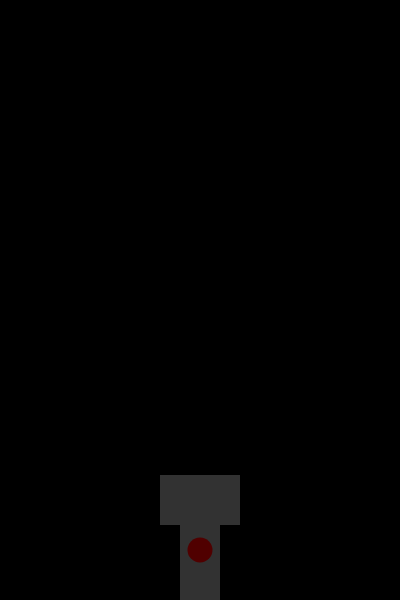
Frame 1 (no input)
Frame 60 (no input): identical to frame 1, image omitted
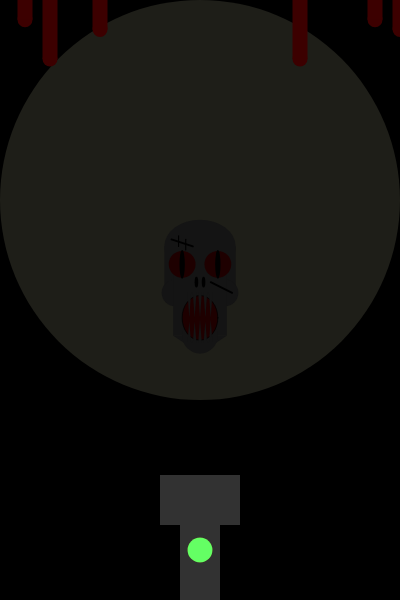
Frame 120 (the mouse pressed at the canvas centre since frame 60)

The p5.js sketch that drew these frames (run headless with seeded random() and noise() and a simulated clock; from frame 60 on, the mouse is pressed at the canvas centre):

// p5.js sketch
// ── sketch.js
let y = 0
let s = 0
function setup() {
  createCanvas(400, 600);
  
}

function draw() {
  background(0);
  noStroke()
  fill(50);
  rectMode(CENTER);
  rect(200,550,40,100);
  rect(200,500,80,50);
  fill(80,0,0);
  circle(200,550,25);
  function blood(x,y){
    noStroke();
    fill(60,0,0);
    circle(x,y,15);
    rect(x,0,15,y*2);
  }
  if (mouseIsPressed) {
  //flashlight
  fill(100,255,100);
  circle(200,550,25);
  fill(255,255,204,30);
  circle(200,200,400);
  //blood
  blood(50,y);
  blood(300,y);
  blood(100,y/2);
  blood(400,y/2);
  blood(375,y/3);
  blood(25,y/3);
  y+=1;
  if (y > 1200){
      y = 0;
      background(0);
  }
  let xcen = width / 2;
    let ycen = height / 2;

    translate(xcen, ycen);
    scale(s); 
    translate(-xcen, -ycen); 

    face();
  }
  if (s>=2){
    s = 0;}
  else {
  s += 0.003;
  }
  
}
function face(x){
  fill(20);
  noStroke();
  rectMode(CENTER);
  ellipse(200,150,200,150);
  rect(200,225,200,150);
  circle(270,280,75);
  circle(130,280,75);
  rect(200,300,150,200);
  triangle(125,400,200,450,275,400);
  circle(200,400,100);
    
  // eyes
  fill(30,0,0);
  circle(150,200,75);
  circle(250,200,75);
  fill(0,0,0);
  ellipse(250,200,15,80);
  ellipse(150,200,15,80);
  //face shit
  stroke(0);
    strokeWeight(5)
  line(120,130,180,150);
  strokeWeight(3);
  line(140,120,140,150);
  line(160,130,160,160);
  strokeWeight(5);
  line(230,250,290,280);
  
  //mouth
  strokeWeight(2);
  fill(30,0,0);
  ellipse(200,350,100,125);
  //nose
  noStroke();
  fill(0);
  ellipse(190,250,10,30);
  ellipse(210,250,10,30);
  
  
  //teeth
  fill(20);
  triangle(165,280,170,350,175,280);
  triangle(190,280,185,350,180,280);
  triangle(195,280,200,350,205,280);
  triangle(210,280,215,350,220,280);
  triangle(225,280,230,350,235,280);
  triangle(165,420,170,360,175,420);
  triangle(180,420,185,360,190,420);
  triangle(195,420,200,355,205,420);
  triangle(210,420,215,360,220,420);
  triangle(225,420,230,355,235,420);
  }
